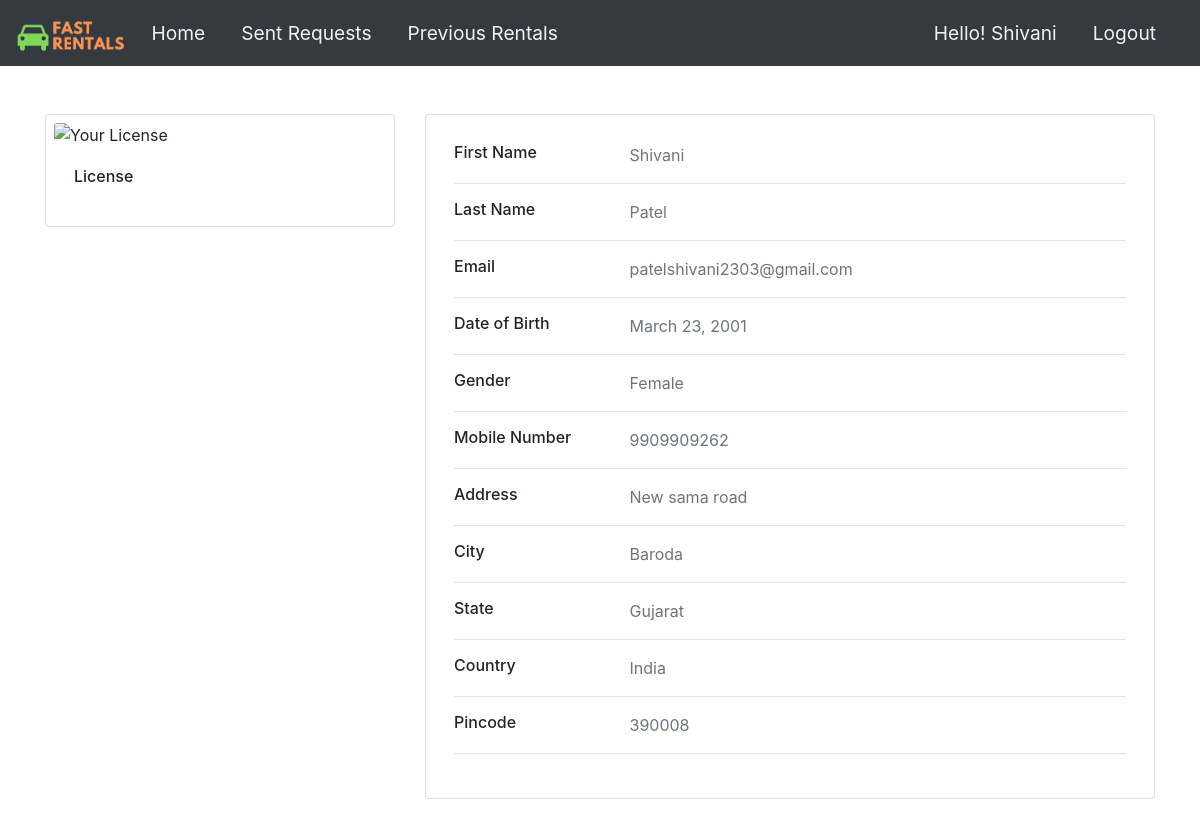
The page /Profile/ (signed in) on the database its author committed.
### CustomerHome/models.py (models this page shows)
class Customer(models.Model):
    customer_id = models.AutoField
    customer_firstname = models.CharField(max_length=60)
    customer_lastname = models.CharField(max_length=60)
    customer_address = models.CharField(max_length=600)
    customer_email = models.CharField(max_length=100)
    customer_password = models.CharField(max_length=32)
    customer_dob = models.DateField()
    customer_mobileno = models.CharField(max_length=10)
    customer_gender = models.CharField(max_length=15)
    customer_city = models.CharField(max_length=30)
    customer_state = models.CharField(max_length=30)
    customer_country = models.CharField(max_length=30)
    customer_pincode = models.IntegerField()

### CustomerHome/views.py (the view, shortened to what this page needs)
# urls.py: path('Profile/',views.Profile,name="Profile"),
def Profile(request):
    if('user_email' not in request.session):
        return redirect('/signin/')
    customer_email = request.session.get('user_email')
    customer = Customer.objects.get(customer_email=customer_email)
    return render(request,'Profile.html',{'customer':customer})

### CustomerHome/templates/Profile.html (shortened to what this page needs)
{%extends 'Customer_only_navbar_Loggedin.html'%} {% load static %}
    {% block name %}{{customer.customer_firstname}}{%endblock%} {% block pagecontent %}
    <div class="container my-5">
        <div class="row">
            <div class="col-sm-4">
                <div class="card p-2" style="width: auto;">
                    <img class="card-img-top" src="{{customer.customer_license.url}}" alt="Your License">
                    <div class="card-body">
                        <h6 class="card-title">License</h6>
                    </div>
                </div>
            </div>
            <div class="col-sm-8">
                <div class="card p-2" style="width: auto;">
                    <div class="card-body">
                        <div class="row">
                            <div class="col-sm-3">
                                <h6 class="mb-0">First Name</h6>
                            </div>
                            <div class="col-sm-9 text-secondary">
                                {{customer.customer_firstname}}
                            </div>
                        </div>
                        <hr>
                        <div class="row">
                            <div class="col-sm-3">
                                <h6 class="mb-0">Last Name</h6>
                            </div>
                            <div class="col-sm-9 text-secondary">
                                {{customer.customer_lastname}}
                            </div>
                        </div>
                        <hr>
                        <div class="row">
                            <div class="col-sm-3">
                                <h6 class="mb-0">Email</h6>
                            </div>
                            <div class="col-sm-9 text-secondary">
                                {{customer.customer_email}}
                            </div>
                        </div>
                        <hr>
                        <div class="row">
                            <div class="col-sm-3">
                                <h6 class="mb-0">Date of Birth</h6>
                            </div>
                            <div class="col-sm-9 text-secondary">
                                {{customer.customer_dob}}
                            </div>
                        </div>
                        <hr>
                        <div class="row">
                            <div class="col-sm-3">
                                <h6 class="mb-0">Gender</h6>
                            </div>
                            <div class="col-sm-9 text-secondary">
                                {{customer.customer_gender}}
                            </div>
                        </div>
                        <hr>
                        <div class="row">
                            <div class="col-sm-3">
                                <h6 class="mb-0">Mobile Number</h6>
                            </div>
                            <div class="col-sm-9 text-secondary">
                                {{customer.customer_mobileno}}
                            </div>
                        </div>
                        <hr>
                        <div class="row">
                            <div class="col-sm-3">
                                <h6 class="mb-0">Address</h6>
                            </div>
                            <div class="col-sm-9 text-secondary">
                                {{customer.customer_address}}
                            </div>
                        </div>
                        <hr>
                        <div class="row">
                            <div class="col-sm-3">
                                <h6 class="mb-0">City</h6>
                            </div>
                            <div class="col-sm-9 text-secondary">
                                {{customer.customer_city}}
                            </div>
                        </div>
                        <hr>
                        <div class="row">
                            <div class="col-sm-3">
                                <h6 class="mb-0">State</h6>
                            </div>
                            <div class="col-sm-9 text-secondary">
                                {{customer.customer_state}}
                            </div>
                        </div>
                        <hr>
                        <div class="row">
                            <div class="col-sm-3">
                                <h6 class="mb-0">Country</h6>
                            </div>
                            <div class="col-sm-9 text-secondary">
                                {{customer.customer_country}}
                            </div>
                        </div>
                        <hr>
                        <div class="row">
                            <div class="col-sm-3">
                                <h6 class="mb-0">Pincode</h6>
                            </div>
                            <div class="col-sm-9 text-secondary">
                                {{customer.customer_pincode}}
                            </div>
                        </div>
                        <hr>
                    </div>
                </div>
            </div>
        </div>
    </div>
    {% endblock pagecontent %}

### rows shown on the page
Customer: customer_firstname "Shivani", customer_lastname "Patel", customer_email "patelshivani2303@gmail.com", customer_dob "March 23, 2001", customer_gender "Female", customer_mobileno "9909909262", customer_address "New sama road", customer_city "Baroda", customer_state "Gujarat", customer_country "India", customer_pincode "390008"
